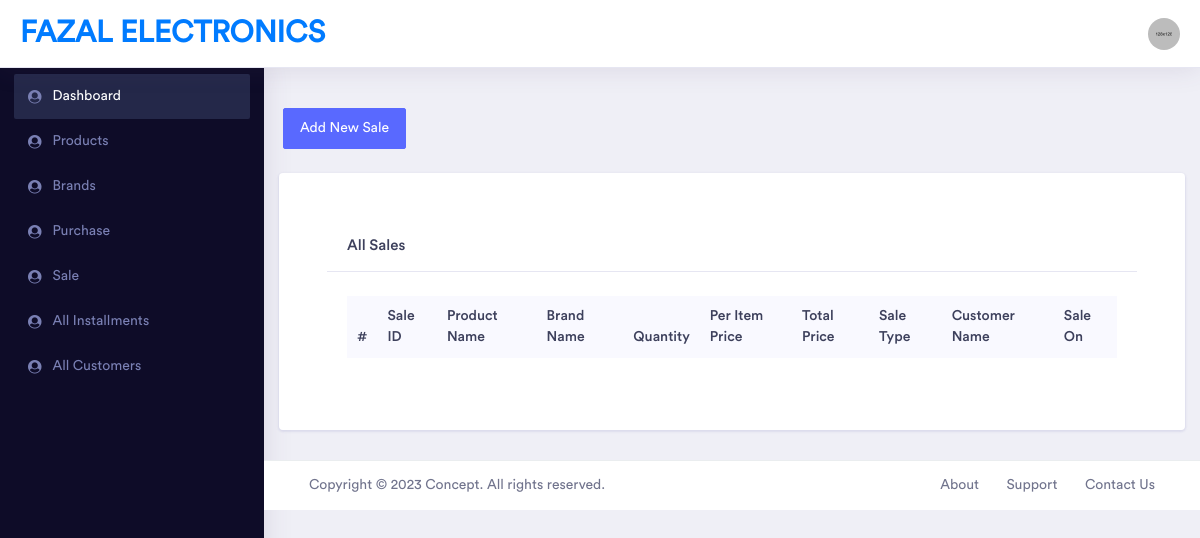
The app's page /views/product/sales.php, older data.
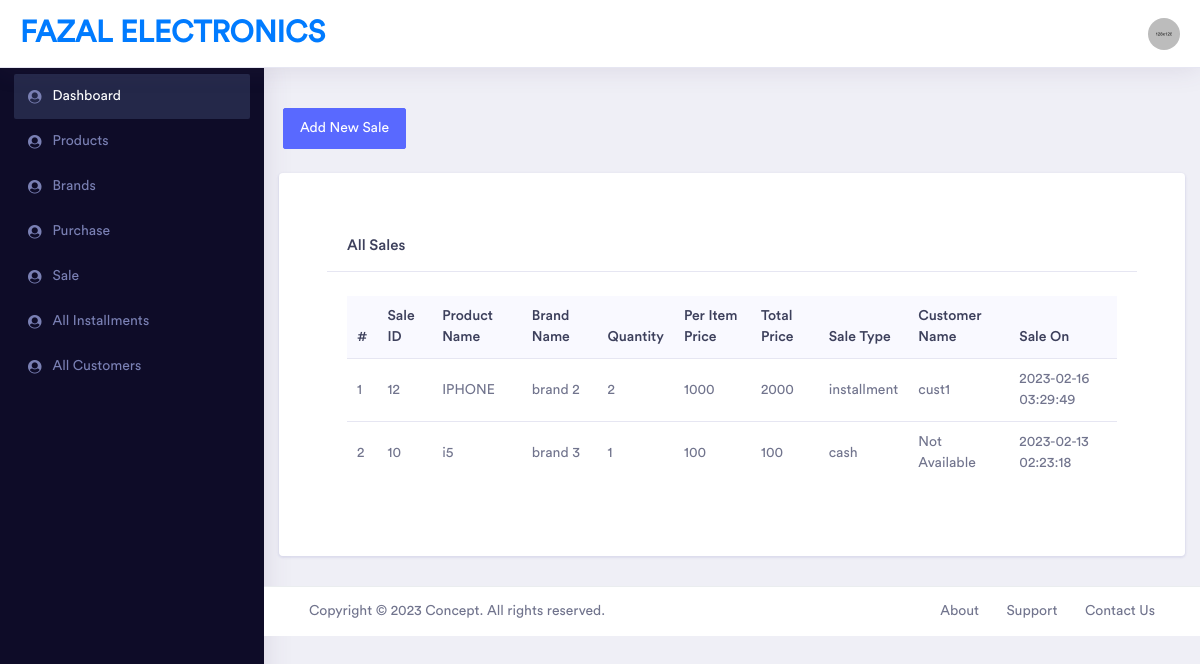
The same page, newer data.
### tables this page shows
CREATE TABLE `sale` (
  `id` int(11) NOT NULL,
  `product_id` varchar(256) DEFAULT NULL,
  `brand_id` varchar(512) DEFAULT NULL,
  `quantity` varchar(256) DEFAULT NULL,
  `per_item_price` int(255) DEFAULT NULL,
  `total_price` int(255) DEFAULT NULL,
  `sale_type` varchar(11) DEFAULT NULL,
  `advance` int(255) DEFAULT NULL,
  `remaining_balance` int(255) DEFAULT NULL,
  `no_of_installments` int(255) DEFAULT NULL,
  `single_installment` int(255) DEFAULT NULL,
  `last_installment_month` date DEFAULT NULL,
  `status` varchar(11) DEFAULT '1',
  `created_on` datetime DEFAULT NULL
);

CREATE TABLE `product` (
  `id` int(11) NOT NULL,
  `product_img_path` longtext DEFAULT NULL,
  `product_name` longtext DEFAULT NULL,
  `product_description` longtext DEFAULT NULL,
  `product_type` varchar(512) DEFAULT NULL,
  `quantity` int(11) DEFAULT 0,
  `brand_id` varchar(64) DEFAULT NULL,
  `status` varchar(11) DEFAULT '1',
  `created_on` datetime DEFAULT NULL
);

CREATE TABLE `brand` (
  `id` int(11) NOT NULL,
  `brand_img_path` longtext DEFAULT NULL,
  `brand_name` varchar(512) DEFAULT NULL,
  `brand_description` longtext DEFAULT NULL,
  `status` varchar(11) DEFAULT '1',
  `created_on` datetime DEFAULT NULL
);

CREATE TABLE `customer` (
  `id` int(11) NOT NULL,
  `customer_name` varchar(512) DEFAULT NULL,
  `customer_phone` varchar(512) DEFAULT NULL,
  `cnic` varchar(264) DEFAULT NULL,
  `sale_id` varchar(512) DEFAULT NULL,
  `status` varchar(11) DEFAULT '1',
  `created_on` datetime DEFAULT NULL
);

### views/product/sales.php (the view, shortened to what this page needs)
<?php
    include '../../includes/header.php';
    include '../../includes/sidebar.php';
?>
<div class="dashboard-wrapper">
    <div class="container-fluid">
        <div class="d-flex justify-content-evenly mt-5">
            <div class="mx-1">
                <a class="btn btn-primary" href="product_sale.php">Add New Sale</a>
            </div>
        </div>
        <div class="row mt-4">
            <div class="col-12">
            <div class="card p-5">
                <h5 class="card-header">All Sales</h5>
                <div class="card-body py-4">
                    <div class="table-responsive">
                        <table class="table" id="sales_table_body">
                            <thead class="bg-light">
                                <tr class="border-0">
                                    <th class="border-0">#</th>
                                    <th class="border-0">Sale ID</th>
                                    <th class="border-0">Product Name</th>
                                    <th class="border-0">Brand Name</th>
                                    <th class="border-0">Quantity</th>
                                    <th class="border-0">Per Item Price</th>
                                    <th class="border-0">Total Price</th>
                                    <th class="border-0">Sale Type</th>
                                    <th class="border-0">Customer Name</th>
                                    <th class="border-0">Sale On</th>
                                </tr>
                            </thead>
                            <tbody>
                            <?php
                            $ret=mysqli_query($con,"SELECT * FROM `sale` WHERE `status` = '1' ORDER BY `created_on` DESC");
                            $count=1;
                            while ($row=mysqli_fetch_array($ret))
                            {
                                $sale_id = $row['id'];
                                ?>
                                <tr>
                                    <td><?=$count?></td>
                                    <td><?=$row['id']?> </td>
                                    <td>
                                        <?php
                                        $prd_id = $row['product_id'];
                                        $product_detail=mysqli_fetch_array(mysqli_query($con,"select product_name from product where id = '$prd_id'"));
                                        $product_name = $product_detail['product_name'];
                                        echo $product_name;?>
                                    </td>
                                    <td>
                                    <?php
                                        $b_id = $row['brand_id'];
                                        $brand_detail=mysqli_fetch_array(mysqli_query($con,"select * from brand where id = '$b_id'"));
                                        $brand_name = $brand_detail['brand_name'];
                                        echo $brand_name;
                                        ?>
                                    </td>
                                    <td><?php
                                        if(empty($row['quantity'])){
                                            echo '0';
                                        }else{
                                            echo $row['quantity'];
                                        }
                                        ?>
                                    </td>
                                    <td>
                                        <?php
                                        if(empty($row['per_item_price'])){
                                            echo '0';
                                        }else{
                                            echo $row['per_item_price'];
                                        }
                                        ?>
                                    </td>
                                    <td>
                                        <?php
                                        if(empty($row['total_price'])){
                                            echo '0';
                                        }else{
                                            echo $row['total_price'];
                                        }
                                        ?>
                                    </td>
                                    <td>
                                        <?=$row['sale_type']?>
                                    </td>
                                    <td>
                                    <?php
                                        $customer_detail_count=mysqli_num_rows(mysqli_query($con,"SELECT * FROM `customer` WHERE `sale_id` = '$sale_id'"));
                                        if($customer_detail_count ==0){
                                            echo 'Not Available';
                                        }else{
                                            $customer_detail=mysqli_fetch_array(mysqli_query($con,"SELECT * FROM `customer` WHERE `sale_id` = '$sale_id'"));
                                            $customer_name = $customer_detail['customer_name'];
                                            echo $customer_name;
                                        }
                                        ?>
                                    </td>
                                    <td>
                                        <?=$row['created_on']?>
                                    </td>
                                </tr>
                                <?php
                                $count++;
                            }
                            ?>
                            </tbody>
                        </table>
                    </div>
                </div>
            </div>
            </div>
        </div>
    </div>
<?php
    include '../../includes/footer.php';
?>

### includes/header.php (shortened to what this page needs)
<!doctype html>
<html lang="en">
<head>
    <link rel="stylesheet" href="../../assets/vendor/bootstrap/css/bootstrap.min.css">
    <link rel="stylesheet" type="text/css" href="../../assets/vendor/datatables/css/dataTables.bootstrap4.css">
    <link rel="stylesheet" type="text/css" href="../../assets/vendor/datatables/css/buttons.bootstrap4.css">
    <link rel="stylesheet" type="text/css" href="../../assets/vendor/datatables/css/select.bootstrap4.css">
    <link rel="stylesheet" type="text/css" href="../../assets/vendor/datatables/css/fixedHeader.bootstrap4.css">
    <link href="../../assets/vendor/fonts/circular-std/style.css" rel="stylesheet">
    <link rel="stylesheet" href="../../assets/libs/css/style.css">
    <link rel="stylesheet" href="../../assets/vendor/fonts/fontawesome/css/fontawesome-all.css">
    <link rel="stylesheet" href="../../assets/vendor/charts/chartist-bundle/chartist.css">
    <link rel="stylesheet" href="../../assets/vendor/charts/morris-bundle/morris.css">
    <link rel="stylesheet" href="../../assets/vendor/fonts/material-design-iconic-font/css/materialdesignicons.min.css">
    <link rel="stylesheet" href="../../assets/vendor/charts/c3charts/c3.css">
    <link rel="stylesheet" href="../../assets/vendor/fonts/flag-icon-css/flag-icon.min.css">
</head>
<body>
    <div class="dashboard-main-wrapper">
        <div class="dashboard-header">
            <nav class="navbar navbar-expand-lg bg-white fixed-top">
                <a class="navbar-brand" href="index.php">Fazal Electronics</a>
                <div class="collapse navbar-collapse " id="navbarSupportedContent">
                    <ul class="navbar-nav ml-auto navbar-right-top">
                        <li class="nav-item dropdown nav-user">
                            <a class="nav-link nav-user-img" href="#" id="navbarDropdownMenuLink2" data-toggle="dropdown" aria-haspopup="true" aria-expanded="false"><img src="../../assets/images/avatar-1.jpg" alt="" class="user-avatar-md rounded-circle"></a>
                        </li>
                    </ul>
                </div>
            </nav>
        </div>

### includes/sidebar.php (shortened to what this page needs)
        <div class="nav-left-sidebar sidebar-dark">
            <div class="menu-list">
                <nav class="navbar navbar-expand-lg navbar-light">
                    <div class="collapse navbar-collapse" id="navbarNav">
                        <ul class="navbar-nav flex-column">
                            <li class="nav-item ">
                                <a class="nav-link active" href="../dashboard/dashboard.php"><i class="fa fa-fw fa-user-circle"></i>Dashboard</a>
                            </li>
                            <li class="nav-item ">
                                <a class="nav-link" href="../product/products.php"><i class="fa fa-fw fa-user-circle"></i>Products</a>
                            </li>
                             <li class="nav-item ">
                                <a class="nav-link" href="../brand/brands.php"><i class="fa fa-fw fa-user-circle"></i>Brands</a>
                            </li>
                             <li class="nav-item ">
                                <a class="nav-link" href="../product/purchases.php"><i class="fa fa-fw fa-user-circle"></i>Purchase</a>
                            </li>
                             <li class="nav-item ">
                                <a class="nav-link" href="../product/sales.php"><i class="fa fa-fw fa-user-circle"></i>Sale</a>
                            </li>
                             <li class="nav-item ">
                                <a class="nav-link" href="../product/installments.php"><i class="fa fa-fw fa-user-circle"></i>All Installments</a>
                            </li>
                             <li class="nav-item ">
                                <a class="nav-link" href="../customer/customers.php"><i class="fa fa-fw fa-user-circle"></i>All Customers</a>
                            </li>
                            </ul>
                        </div>
            </div>
    </div>
</div>

### includes/footer.php (shortened to what this page needs)
            <div class="footer">
                <div class="container-fluid">
                    <div class="row">
                        <div class="col-xl-6 col-lg-6 col-md-6 col-sm-12 col-12">
                             Copyright © 2023 Concept. All rights reserved.
                        </div>
                        <div class="col-xl-6 col-lg-6 col-md-6 col-sm-12 col-12">
                            <div class="text-md-right footer-links d-none d-sm-block">
                                <a href="javascript: void(0);">About</a>
                                <a href="javascript: void(0);">Support</a>
                                <a href="javascript: void(0);">Contact Us</a>
                            </div>
                        </div>
                    </div>
                </div>
            </div>
        </div>
</body>
</html>

Row changes from the older to the newer data that the page shows:
added sale: id "12", product.product_name "IPHONE", brand.brand_name "brand 2", quantity "2", per_item_price "1000", total_price "2000", sale_type "installment", customer.customer_name "cust1", created_on "2023-02-16 03:29:49"
added sale: id "10", product.product_name "i5", brand.brand_name "brand 3", quantity "1", per_item_price "100", total_price "100", sale_type "cash", shows "Not Available", created_on "2023-02-13 02:23:18"
